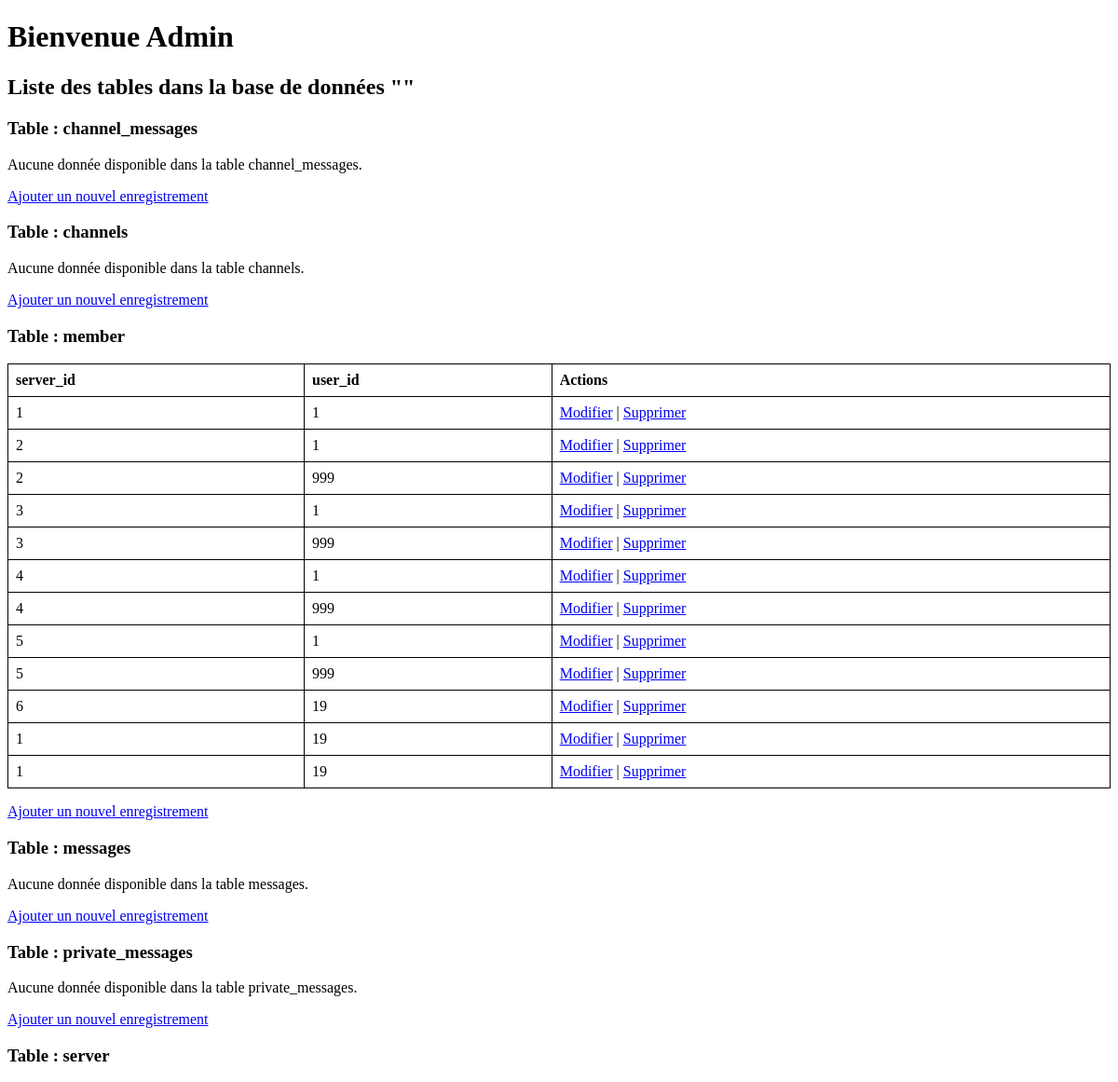
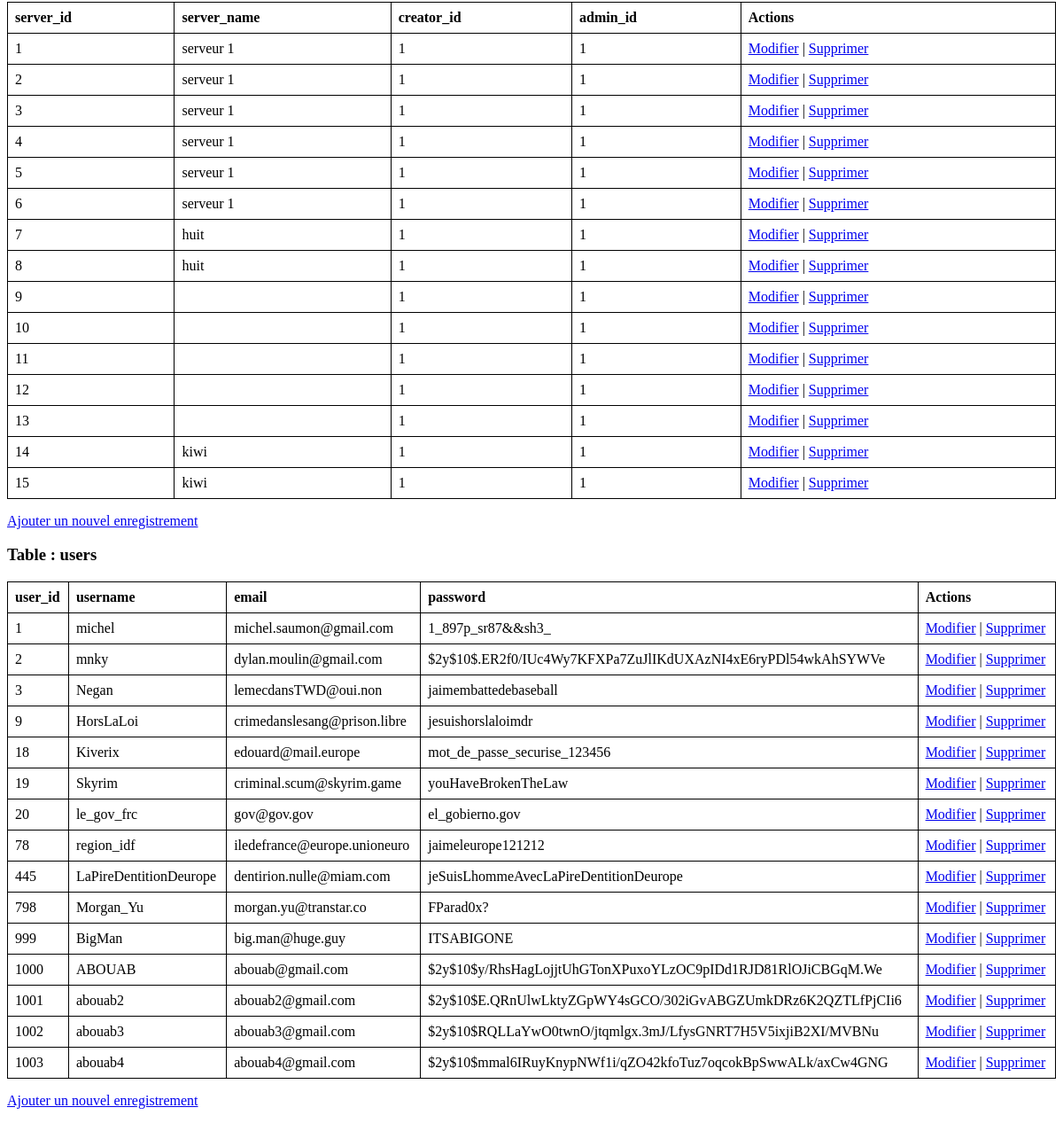
/code/admin_dashboard.php (signed in), run on an earlier commit of the app's database (2 pictures, top to bottom).
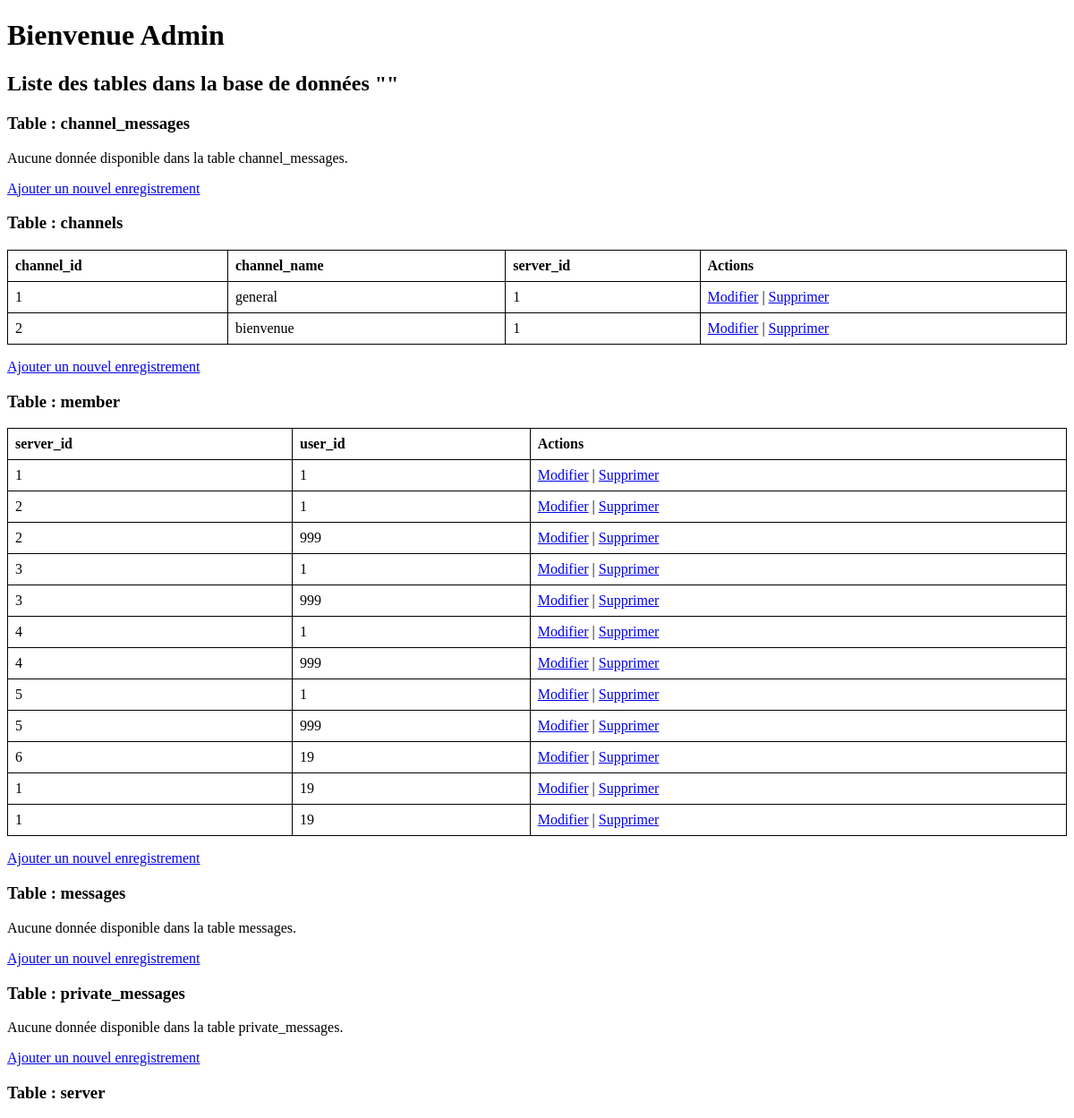
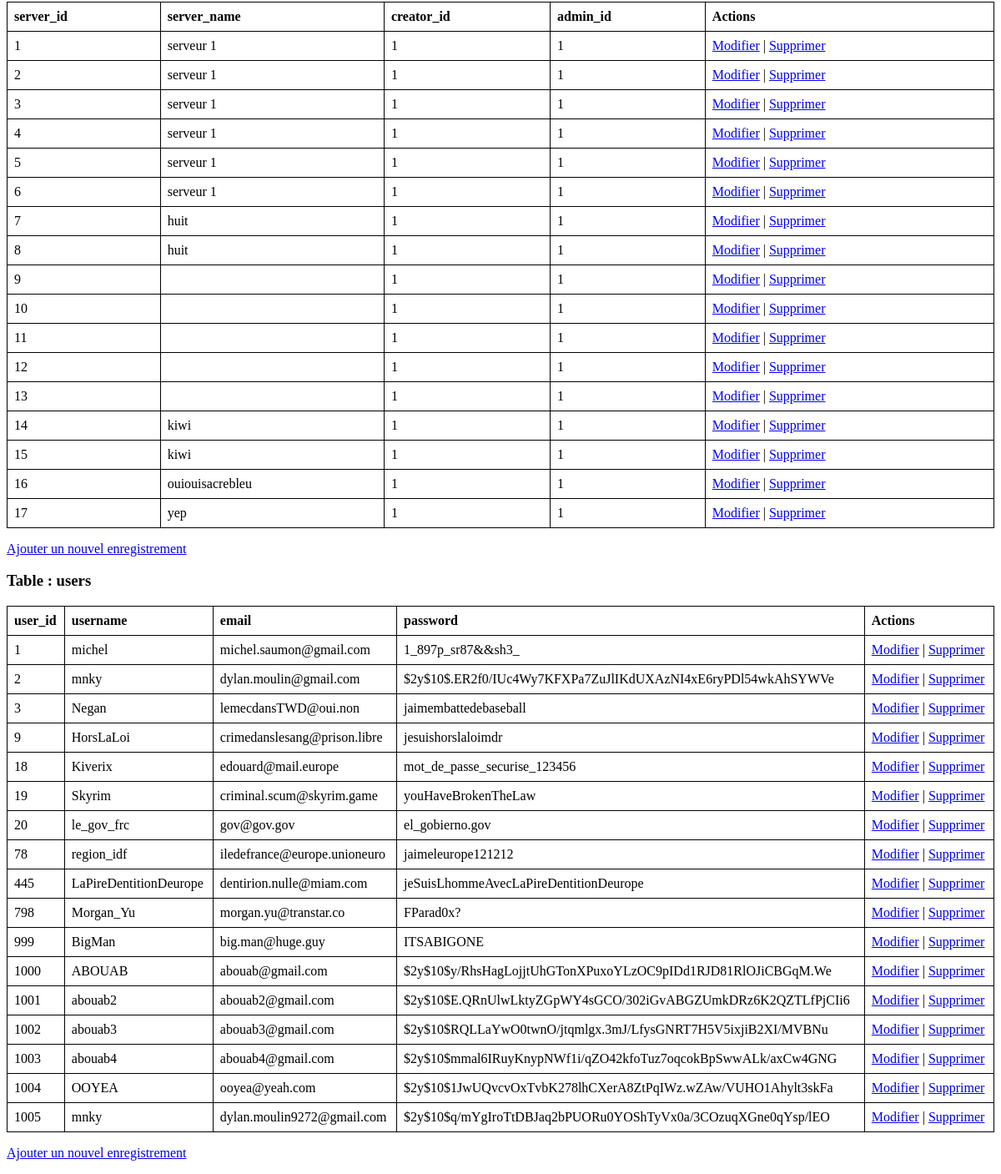
And on a later commit of the database (2 pictures, top to bottom).
### tables this page shows
CREATE TABLE `member` (
  `server_id` int NOT NULL,
  `user_id` int NOT NULL
);

CREATE TABLE `server` (
  `server_id` int NOT NULL,
  `server_name` varchar(250) NOT NULL,
  `creator_id` int NOT NULL,
  `admin_id` int NOT NULL
);

CREATE TABLE `users` (
  `user_id` int NOT NULL,
  `username` varchar(100) NOT NULL,
  `email` varchar(100) NOT NULL,
  `password` varchar(100) NOT NULL
);

CREATE TABLE `channels` (
  `channel_id` int NOT NULL,
  `channel_name` varchar(250) NOT NULL,
  `server_id` int NOT NULL
);

### code/admin_dashboard.php (the view, shortened to what this page needs)
<?php
try {
    $conn = new PDO("mysql:host=$servername;dbname=$dbname", $dbusername, $dbpassword);
    $conn->setAttribute(PDO::ATTR_ERRMODE, PDO::ERRMODE_EXCEPTION);
    $stmt = $conn->query("SHOW TABLES");
    $tables = $stmt->fetchAll(PDO::FETCH_NUM);
} catch (PDOException $e) {
    echo "Erreur : " . $e->getMessage();
}
?>
<!DOCTYPE html>
<html lang="fr">
<head>
</head>
<body>
    <h1>Bienvenue Admin</h1>
    <h2>Liste des tables dans la base de données "<?php echo $dbname; ?>"</h2>
    <?php
    if ($tables) {
        foreach ($tables as $table) {
            $tableName = $table[0];
            echo "<h3>Table : $tableName</h3>";
            $stmt = $conn->query("SELECT * FROM $tableName");
            $rows = $stmt->fetchAll(PDO::FETCH_ASSOC);
            if ($rows) {
                echo "<table>";
                echo "<tr>";
                foreach (array_keys($rows[0]) as $column) {
                    echo "<th>$column</th>";
                }
                echo "<th>Actions</th>";
                echo "</tr>";
                foreach ($rows as $row) {
                    $idColumn = array_keys($rows[0])[0];
                    echo "<tr>";
                    foreach ($row as $data) {
                        echo "<td>$data</td>";
                    }
                    echo "<td>";
                    echo "<a href='edit.php?table=$tableName&id={$row[$idColumn]}'>Modifier</a> | ";
                    echo "<a href='delete.php?table=$tableName&id={$row[$idColumn]}' onclick='return confirm(\"Êtes-vous sûr de vouloir supprimer cet enregistrement ?\");'>Supprimer</a>";
                    echo "</td>";
                    echo "</tr>";
                }
                echo "</table>";
            } else {
                echo "<p>Aucune donnée disponible dans la table $tableName.</p>";
            }
            echo "<p><a href='create.php?table=$tableName'>Ajouter un nouvel enregistrement</a></p>";
        }
    } else {
        echo "<p>Aucune table trouvée dans la base de données.</p>";
    }
?>
</body>
</html>

### code/admin_dashboard.php (style rules this page uses)
table { width: 100%; border-collapse: collapse; }
table, th, td { border: 1px solid black; }
th, td { padding: 8px; text-align: left; }

What changed in the data, as far as the page shows it:
added channels: data "1", channel_name "general"
added channels: channel_id "2", channel_name "bienvenue", server "1", shown under "channels"
added server: server_id "16", server_name "ouiouisacrebleu", data "1", shown under "server"
added server: server_id "17", server_name "yep", data "1", shown under "server"
added users: user_id "1004", username "OOYEA", email "ooyea@yeah.com", password "$2y$10$1JwUQvcvOxTvbK278lhCXerA8ZtPqIWz.wZAw/VUHO1Ahylt3skFa"
added users: user_id "1005", username "mnky", email "dylan.moulin9272@gmail.com", password "$2y$10$q/mYgIroTtDBJaq2bPUORu0YOShTyVx0a/3COzuqXGne0qYsp/lEO"
Also different on the page:
new list line: "Table : channels channel_id channel_name server_id Actions Ajouter un nouvel enregistrement"
list line gone: "Table : channels Aucune donnée disponible dans la table channels . Ajouter un nouvel enregistrement"
